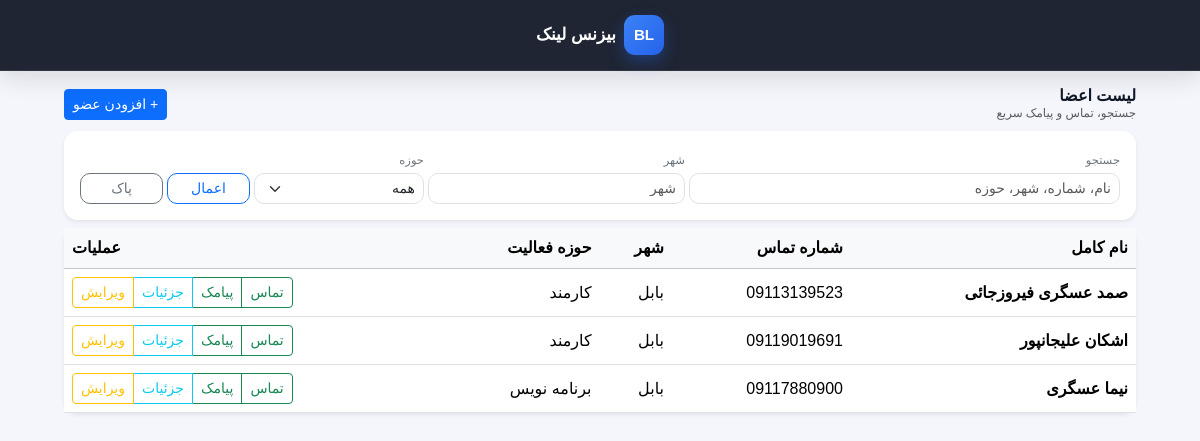
Screenshot of /members/ (signed in) with the database file from the repository.
### core/models.py (models this page shows, shortened)
class Member(models.Model):
    first_name = models.CharField(max_length=50, verbose_name="نام")
    last_name = models.CharField(max_length=50, verbose_name="نام خانوادگی")
    city = models.CharField(max_length=50,verbose_name="شهر",null=True,blank=True)
    phone_regex = RegexValidator(
        regex=r"^09\d{9}$",
        message="شماره تماس باید با 09 شروع شود و 11 رقم باشد."
    )
    phone_number = models.CharField(
        max_length=11,
        unique=True,
        validators=[phone_regex],
        verbose_name="شماره تماس"
    )
    job_category = models.ForeignKey(
        JobCategory,
        on_delete=models.SET_NULL,
        null=True,
        blank=True,
        related_name="members",
        verbose_name="حوزه فعالیت"
    )
    created_at = models.DateTimeField(auto_now_add=True)
    class Meta:
        verbose_name = "عضو"
        verbose_name_plural = "اعضا"
        ordering = ["-created_at"]
    @property
    def full_name(self):
        return f"{self.first_name} {self.last_name}"

class JobCategory(models.Model):
    name = models.CharField(max_length=100, unique=True, verbose_name="حوزه فعالیت")
    created_at = models.DateTimeField(auto_now_add=True)
    class Meta:
        verbose_name = "حوزه کاری"
        verbose_name_plural = "حوزه‌های کاری"
        ordering = ["name"]
    def __str__(self):
        return self.name

### core/views.py (the view, shortened to what this page needs)
# urls.py: path('members/', views.MemberListView.as_view(), name='member_list'),
class MemberListView(LoginRequiredMixin, ListView):
    login_url = "/admin/login/"
    model = Member
    template_name = "core/member_list.html"
    context_object_name = "members"
    paginate_by = 20
    def get_queryset(self):
        queryset = (
            Member.objects
            .select_related("job_category")
            .all()
        )
        search_query = self.request.GET.get("search", "").strip()
        category_id = self.request.GET.get("category", "").strip()
        city = self.request.GET.get("city", "").strip()
        if city:
            queryset = queryset.filter(city__icontains=city)
        if category_id:
            queryset = queryset.filter(job_category_id=category_id)
        return queryset
    def get_context_data(self, **kwargs):
        context = super().get_context_data(**kwargs)
        context["categories"] = JobCategory.objects.all()
        context["search_query"] = self.request.GET.get("search", "").strip()
        context["current_city"] = self.request.GET.get("city", "").strip()
        context["current_category_id"] = self.request.GET.get("category", "").strip()
        return context

### templates/core/member_list.html (shortened to what this page needs)
{% extends 'core/base.html' %}
{% load jalali %}
{% load jalali tz %}
{% block content %}
    <div class="container-fluid member-list-shell px-2 px-md-3">
        <div class="page-top d-flex flex-column flex-md-row justify-content-between align-items-start align-items-md-center gap-2 mb-2">
            <div>
                <h5 class="page-title mb-0">لیست اعضا</h5>
                <div class="page-subtitle text-muted">جستجو، تماس و پیامک سریع</div>
            </div>
            <a href="{% url 'add_member' %}" class="btn btn-primary btn-sm add-member-btn">
                + افزودن عضو
            </a>
        </div>
        <div class="card filter-box border-0 shadow-sm mb-2">
            <div class="card-body">
                <form method="get" class="row g-1 align-items-end">
                    <div class="col-12 col-md-5">
                        <label class="form-label tiny-label mb-1">جستجو</label>
                        <input type="text"
                               name="search"
                               value="{{ search_query }}"
                               class="form-control form-control-sm compact-input"
                               placeholder="نام، شماره، شهر، حوزه">
                    </div>
                    <div class="col-6 col-md-3">
                        <label class="form-label tiny-label mb-1">شهر</label>
                        <input type="text"
                               name="city"
                               value="{{ current_city }}"
                               class="form-control form-control-sm compact-input"
                               placeholder="شهر">
                    </div>
                    <div class="col-6 col-md-2">
                        <label class="form-label tiny-label mb-1">حوزه</label>
                        <select name="category" class="form-select form-select-sm compact-input">
                            <option value="">همه</option>
                        </select>
                    </div>
                    <div class="col-6 col-md-1 d-grid">
                        <button type="submit" class="btn btn-outline-primary btn-sm compact-btn">
                            اعمال
                        </button>
                    </div>
                    <div class="col-6 col-md-1 d-grid">
                        <a href="{% url 'member_list' %}" class="btn btn-outline-secondary btn-sm compact-btn">
                            پاک
                        </a>
                    </div>
                </form>
            </div>
        </div>
        <div class="card border-0 shadow-sm d-none d-md-block desktop-table-box">
            <div class="table-responsive">
                <table class="table table-hover align-middle mb-0">
                    <thead class="table-light">
                    <tr>
                        <th>نام کامل</th>
                        <th>شماره تماس</th>
                        <th>شهر</th>
                        <th>حوزه فعالیت</th>
                        <th class="text-end">عملیات</th>
                    </tr>
                    </thead>
                    <tbody>
                    {% for member in members %}
                        <tr>
                            <td class="fw-semibold">{{ member.full_name }}</td>
                            <td class="phone-cell">
                                <span dir="ltr">{{ member.phone_number }}</span>
                            </td>
                            <td>{{ member.city|default:"-" }}</td>
                            <td>{{ member.job_category|default:"-" }}</td>
                            <td class="text-end">
                                <div class="btn-group btn-group-sm" role="group">
                                    <a href="tel:{{ member.phone_number }}" class="btn btn-outline-success">تماس</a>
                                    <a href="sms:{{ member.phone_number }}" class="btn btn-outline-success">پیامک</a>
                                    <a href="{% url 'member_detail' member.pk %}"
                                       class="btn btn-outline-info">جزئیات</a>
                                    <a href="{% url 'edit_member' member.pk %}"
                                       class="btn btn-outline-warning">ویرایش</a>
                                </div>
                            </td>
                        </tr>
                    {% empty %}
                        <tr>
                            <td colspan="5" class="text-center text-muted py-4">عضوی یافت نشد.</td>
                        </tr>
                    {% endfor %}
                    </tbody>
                </table>
            </div>
        </div>
    </div>
{% endblock %}

### templates/core/base.html (shortened to what this page needs)
{% load static %}
<!DOCTYPE html>
<html lang="fa" dir="rtl">
<head>
    <link rel="stylesheet"
          href="https://cdn.jsdelivr.net/gh/rastikerdar/vazirmatn@v33.003/Vazirmatn-font-face.css">
    <link rel="stylesheet"
          href="https://cdn.jsdelivr.net/npm/bootstrap@5.3.2/dist/css/bootstrap.rtl.min.css">
    <link rel="stylesheet" href="{% static 'css/base.css' %}">
</head>
<body>
<div class="app-shell">
    <nav class="app-navbar">
        <div class="container">
            <div class="app-navbar-inner {% if request.resolver_match and request.resolver_match.url_name == 'dashboard' %}has-user-actions{% endif %}">
                <a class="navbar-brand"
                   href="{% url 'dashboard' %}"
                   aria-label="بازگشت به داشبورد">
                    <span class="brand-badge">BL</span>
                    <span>بیزنس لینک</span>
                </a>
            </div>
        </div>
    </nav>
    <main class="main-content">
        <div class="container-fluid px-2 px-sm-3 px-lg-4 px-xl-5">
            {% block content %}{% endblock %}
        </div>
    </main>
</div>
</body>
</html>

### templates/core/base.html (style rules this page uses)
:root { --app-bg: #f4f6fb; --app-surface: rgba(17, 24, 39, 0.94); --app-surface-border: rgba(255, 255, 255, 0.08); --app-text: #ffffff; --app-text-soft: rgba(255, 255, 255, 0.72); --app-primary: #3b82f6; --app-primary-dark: #2563eb; --app-shadow: 0 8px 24px rgba(15, 23, 42, 0.12); --app-radius-sm: 10px; --app-radius-md: 14px; --app-transition: all 0.2s ease; }
*, *::before, *::after { box-sizing: border-box; }
html, body { min-height: 100%; margin: 0; padding: 0; background: var(--app-bg); font-family: Vazirmatn, sans-serif; }
body { color: #111827; }
a, button { -webkit-tap-highlight-color: transparent; }
.app-shell { min-height: 100vh; display: flex; flex-direction: column; }
.app-navbar { position: sticky; top: 0; z-index: 1030; background: var(--app-surface); border-bottom: 1px solid var(--app-surface-border); box-shadow: var(--app-shadow); backdrop-filter: blur(12px); -webkit-backdrop-filter: blur(12px); }
.app-navbar .container { max-width: 1280px; }
.app-navbar-inner { min-height: 54px; display: flex; align-items: center; justify-content: center; padding: 0.45rem 0; gap: 0.75rem; }
.navbar-brand { display: inline-flex; align-items: center; gap: 0.5rem; margin: 0; color: var(--app-text); text-decoration: none; font-size: 0.92rem; font-weight: 800; line-height: 1.2; white-space: nowrap; }
.brand-badge { width: 32px; height: 32px; display: inline-flex; align-items: center; justify-content: center; flex-shrink: 0; border-radius: 9px; background: linear-gradient( 135deg, var(--app-primary) 0%, var(--app-primary-dark) 100% ); color: #ffffff; font-size: 0.78rem; font-weight: 900; box-shadow: 0 6px 15px rgba(37, 99, 235, 0.35); }
.main-content { flex: 1; padding: 0.65rem 0 1rem; }
@media (min-width: 576px) { .app-navbar-inner { min-height: 62px; padding: 0.65rem 0; } }
@media (min-width: 576px) { .navbar-brand { font-size: 0.98rem; } }
@media (min-width: 576px) { .brand-badge { width: 36px; height: 36px; border-radius: 10px; font-size: 0.85rem; } }
@media (min-width: 576px) { .main-content { padding-top: 0.8rem; } }
@media (min-width: 992px) { .app-navbar-inner { min-height: 70px; padding: 0.8rem 0; } }
@media (min-width: 992px) { .navbar-brand { font-size: 1.05rem; } }
@media (min-width: 992px) { .brand-badge { width: 40px; height: 40px; font-size: 0.95rem; border-radius: 11px; } }
@media (min-width: 992px) { .main-content { padding-top: 0.95rem; } }

### templates/core/member_list.html (style rules this page uses)
.page-title { font-size: 1rem; font-weight: 800; }
.page-subtitle { font-size: .74rem; }
.filter-box, .desktop-table-box { border-radius: 14px; }
.tiny-label { font-size: .72rem; color: #6c757d; }
.compact-input { border-radius: 10px; }
.compact-btn { border-radius: 10px; }
.phone-cell { text-align: right; direction: rtl; }
.phone-cell span { display: inline-block; direction: ltr; unicode-bidi: isolate; }
.add-member-btn { width: 100%; }
@media (min-width: 768px) { .add-member-btn { width: auto; } }

### rows the page displays
Member: full_name "صمد عسگری فیروزجائی", phone_number "09113139523", city "بابل", job_category "کارمند"
Member: full_name "اشکان علیجانپور", phone_number "09119019691", city "بابل", job_category "کارمند"
Member: full_name "نیما عسگری", phone_number "09117880900", city "بابل", job_category "برنامه نویس"
